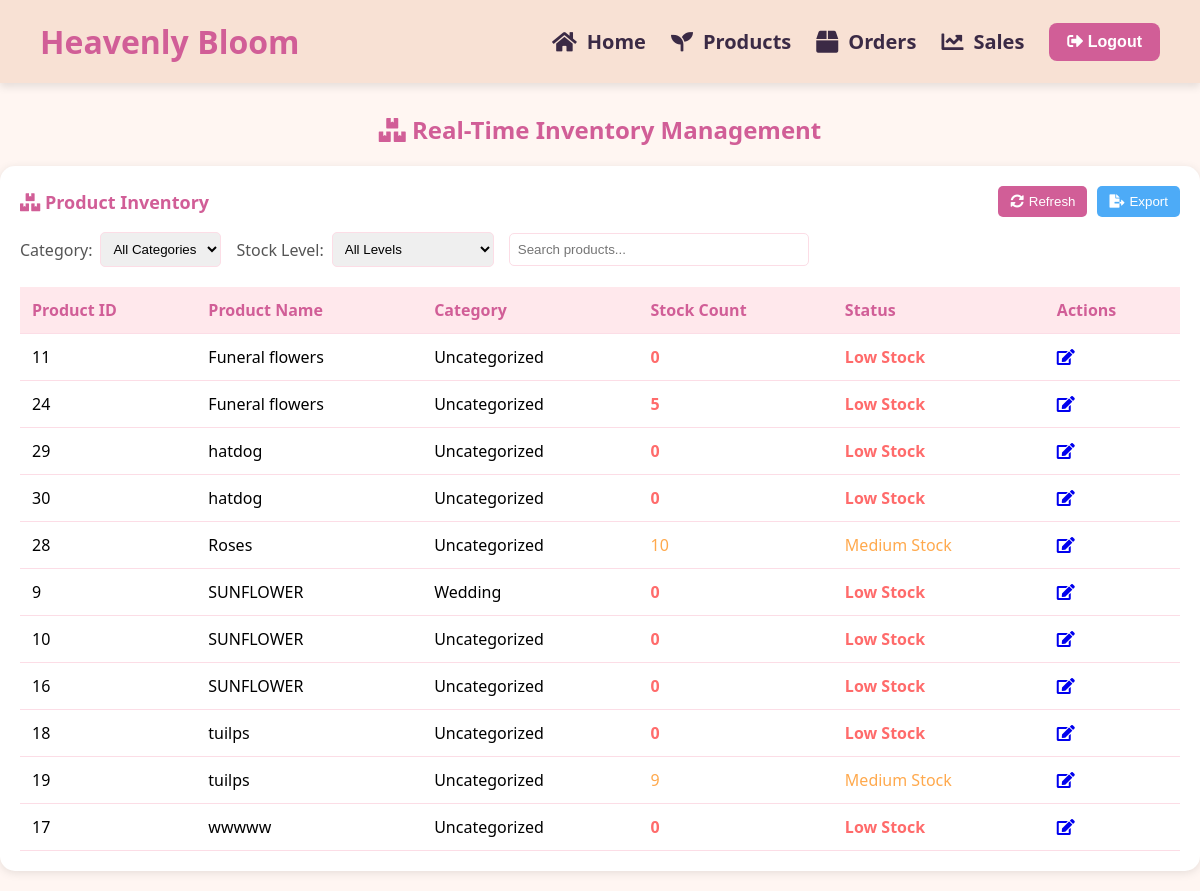
Before: /inventory.php with the older database file.
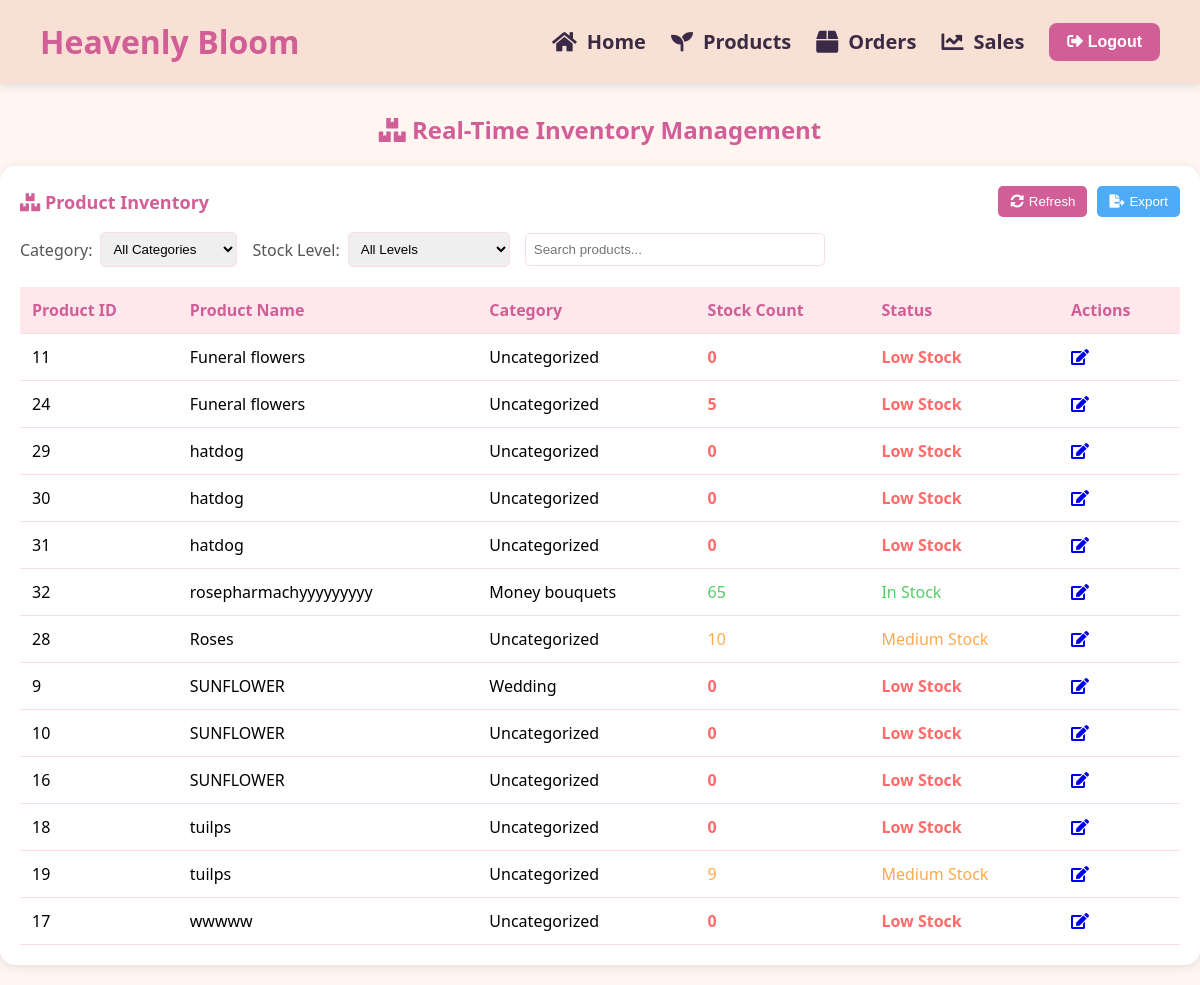
After: the same page with the newer database file.
### tables this page shows
CREATE TABLE `products` (
  `product_id` int(11) NOT NULL,
  `product_name` varchar(255) NOT NULL,
  `price` decimal(10,2) NOT NULL,
  `product_price` decimal(10,2) NOT NULL,
  `product_description` text NOT NULL,
  `product_image` varchar(255) NOT NULL,
  `created_at` timestamp NOT NULL DEFAULT current_timestamp(),
  `bouquet_sizes` varchar(255) DEFAULT NULL,
  `ribbon_colors` varchar(255) DEFAULT NULL,
  `category_id` int(11) DEFAULT NULL,
  `product_type` varchar(50) DEFAULT NULL,
  `original_stock` int(11) DEFAULT 0,
  `stock_count` int(11) DEFAULT 0,
  `is_deleted` tinyint(1) DEFAULT 0
);

CREATE TABLE `categories` (
  `id` int(11) NOT NULL,
  `name` varchar(100) NOT NULL,
  `description` text DEFAULT NULL,
  `category_id` int(11) DEFAULT NULL,
  `is_customized` tinyint(1) DEFAULT 0,
  `customized` varchar(100) DEFAULT NULL
);

### inventory.php (the view, shortened to what this page needs)
<?php
include 'navbar.php';
include 'db_connection.php';
function getInventoryData($conn) {
    $inventory_query = "SELECT
        p.product_id,
        p.product_name,
        p.stock_count,
        c.name AS category_name
    FROM products p
    LEFT JOIN categories c ON p.category_id = c.id
    ORDER BY p.product_name";
    $result = mysqli_query($conn, $inventory_query);
    $inventory_data = [];
    if ($result) {
        while ($row = mysqli_fetch_assoc($result)) {
            $inventory_data[] = $row;
        }
    }
    return $inventory_data;
}
$inventory_data = getInventoryData($conn);
?>
<!DOCTYPE html>
<html lang="en">
<head>
    <link rel="stylesheet" href="https://cdnjs.cloudflare.com/ajax/libs/font-awesome/5.15.3/css/all.min.css"/>
</head>
<body>
<h2><i class="fas fa-boxes"></i> Real-Time Inventory Management</h2>
<div class="inventory-section">
    <div class="inventory-header">
        <div class="inventory-title">
            <i class="fas fa-boxes"></i> Product Inventory
        </div>
        <div class="action-buttons">
            <button class="refresh-btn" id="refreshInventory">
                <i class="fas fa-sync-alt"></i> Refresh
            </button>
            <button class="export-btn" id="exportInventory">
                <i class="fas fa-file-export"></i> Export
            </button>
        </div>
    </div>
    <div class="filter-section">
        <div class="filter-item">
            <label for="categoryFilter">Category:</label>
            <select id="categoryFilter">
                <option value="">All Categories</option>
            </select>
        </div>
        <div class="filter-item">
            <label for="stockFilter">Stock Level:</label>
            <select id="stockFilter">
                <option value="">All Levels</option>
            </select>
        </div>
        <div class="filter-item search-box">
            <input type="text" id="searchInventory" placeholder="Search products...">
        </div>
    </div>
    <table class="inventory-table">
        <thead>
            <tr>
                <th>Product ID</th>
                <th>Product Name</th>
                <th>Category</th>
                <th>Stock Count</th>
                <th>Status</th>
                <th>Actions</th>
            </tr>
        </thead>
        <tbody id="inventoryTableBody">
            <?php foreach ($inventory_data as $item): ?>
                <tr>
                    <td><?= htmlspecialchars($item['product_id']) ?></td>
                    <td><?= htmlspecialchars($item['product_name']) ?></td>
                    <td><?= htmlspecialchars($item['category_name'] ?? 'Uncategorized') ?></td>
                    <td class="<?= $item['stock_count'] <= 5 ? 'stock-low' : ($item['stock_count'] <= 10 ? 'stock-medium' : 'stock-good') ?>">
                        <?= htmlspecialchars($item['stock_count']) ?>
                    </td>
                    <td>
                        <?php if ($item['stock_count'] <= 5): ?>
                            <span class="stock-low">Low Stock</span>
                        <?php elseif ($item['stock_count'] <= 10): ?>
                            <span class="stock-medium">Medium Stock</span>
                        <?php else: ?>
                            <span class="stock-good">In Stock</span>
                        <?php endif; ?>
                    </td>
                    <td>
                        <a href="edit_product.php?id=<?= $item['product_id'] ?>" title="Edit Product">
                            <i class="fas fa-edit"></i>
                        </a>
                    </td>
                </tr>
            <?php endforeach; ?>
        </tbody>
    </table>
</div>
</body>
</html>

Changed rows visible on the page:
added products: product_id "31", product_name "hatdog", category_name "Uncategorized", stock_count "0", shows "Low Stock"
added products: product_id "32", product_name "rosepharmachyyyyyyyyy", category.name "Money bouquets", stock_count "65", shows "In Stock"
